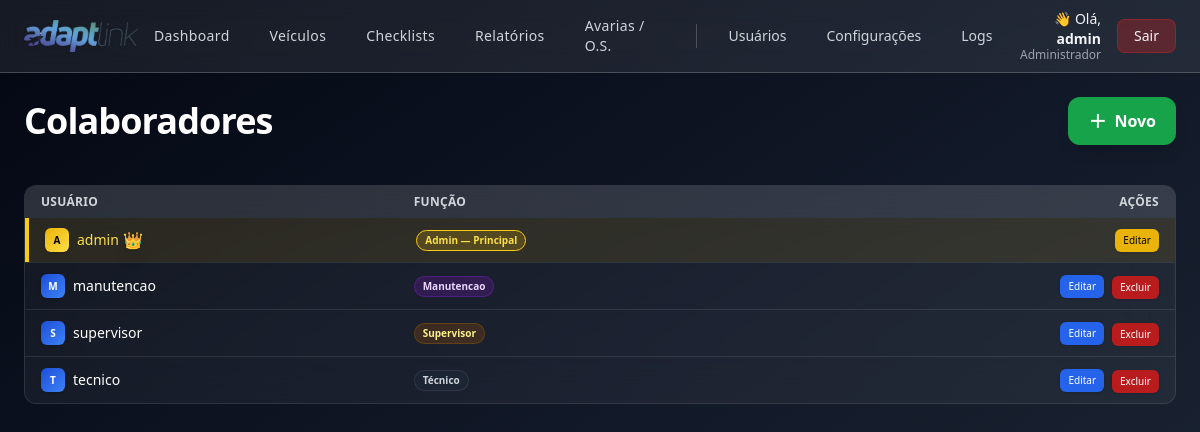
Before: /usuarios (signed in) with the older database file.
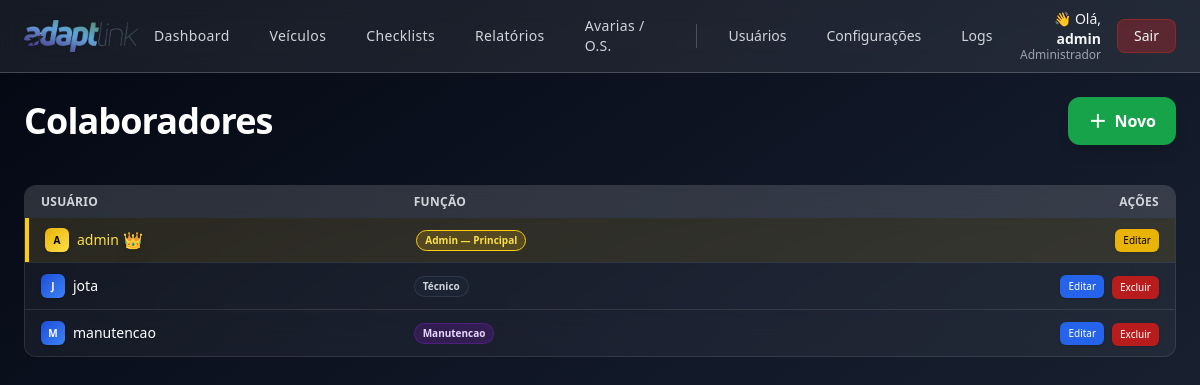
After: the same page with the newer database file.
### app.py (models this page shows, shortened)
class User(UserMixin, db.Model):
    __tablename__ = "user"
    id = db.Column(db.Integer, primary_key=True)
    username = db.Column(db.String(80), unique=True, nullable=False)
    password_hash = db.Column(db.String(255), nullable=False)
    is_admin_legacy = db.Column("is_admin", db.Boolean, default=False)
    role = db.Column(db.String(20), default=None)
    @property
    def is_admin(self):
        if self.role is None:
            return bool(self.is_admin_legacy)
        return self.role == "admin"
    @property
    def is_supervisor(self):
        return self.role == "supervisor"
    @property
    def is_tech(self):
        if self.role is None and not self.is_admin_legacy:
            return True
        return self.role == "tech"
    @property
    def is_manutencao(self):
        return self.role == "manutencao"

### app.py (the view)
@app.route("/usuarios")
@admin_required
def users():
    items = User.query.order_by(User.username.asc()).all()
    return render_template("users.html", items=items)

### app.py (called while the page is built, shortened)
@login_manager.user_loader
def load_user(uid):
    return User.query.get(int(uid))

def admin_required(view):
    @wraps(view)
    def wrapper(*args, **kwargs):
        if not current_user.is_authenticated:
            return redirect(url_for("login"))
        return view(*args, **kwargs)
    return wrapper

@app.context_processor
def inject_role_flags():
    return dict(
        ROLE_ADMIN=(current_user.is_authenticated and current_user.is_admin),
        ROLE_SUPERVISOR=(current_user.is_authenticated and current_user.is_supervisor),
        ROLE_TECH=(current_user.is_authenticated and current_user.is_tech),
        ROLE_MANUTENCAO=(current_user.is_authenticated and current_user.is_manutencao),
    )

### templates/users.html (shortened to what this page needs)
{% extends 'layout.html' %}
{% set page_title = "Usuários" %}
{% block content %}
<div class="flex items-center justify-between mb-10">
  <h2 class="text-4xl font-extrabold tracking-tight text-white">Colaboradores</h2>
  {% if ROLE_ADMIN %}
  <button onclick="document.getElementById('modalNovoUsuario').showModal()"
          class="px-5 py-2.5 rounded-xl bg-green-600 hover:bg-green-700 text-white font-semibold shadow-lg flex items-center gap-2 transition">
      <span class="text-lg">＋</span> Novo
  </button>
  {% endif %}
</div>
<div class="rounded-xl overflow-hidden bg-white/5 backdrop-blur-xl border border-white/10">
  <div class="grid grid-cols-3 px-4 py-2 bg-white/10 text-xs font-semibold text-gray-300 uppercase tracking-wide">
    <div class="flex items-center">Usuário</div>
    <div class="flex items-center">Função</div>
    <div class="flex items-center justify-end">Ações</div>
  </div>
  <div class="divide-y divide-white/10">
    {% for u in items %}
    <div class="grid grid-cols-3 px-4 py-2.5
        {% if u.username == 'admin' %}
            bg-yellow-500/10 border-l-4 border-yellow-400
        {% else %}
            hover:bg-white/10
        {% endif %}
        transition">
        <div class="flex items-center gap-2">
          <div class="w-6 h-6 rounded-md
                   {% if u.username == 'admin' %}
                      bg-gradient-to-br from-yellow-500 to-yellow-300 text-black
                   {% else %}
                      bg-gradient-to-br from-blue-700 to-blue-500 text-white
                   {% endif %}
                      flex items-center justify-center text-[10px] font-semibold shadow">
            {{ u.username[0] | upper }}
          </div>
          <span class="text-sm font-medium
                {% if u.username == 'admin' %}
                  text-yellow-300 flex items-center gap-1
                {% else %}
                  text-white
                {% endif %}">
            {{ u.username }}
            {% if u.username == 'admin' %}
            <span title="Administrador Principal" class="text-yellow-300 text-base drop-shadow-lg">👑</span>
            {% endif %}
          </span>
        </div>
        <div class="flex items-center">
          <span class="text-[10px] px-2 py-0.5 rounded-full border w-fit font-semibold
            {% if u.username == 'admin' %}
                bg-yellow-500/20 text-yellow-300 border-yellow-400
            {% elif u.role == 'admin' %}
                bg-blue-900/40 text-blue-200 border-blue-700/40
            {% elif u.role == 'supervisor' %}
                bg-yellow-900/40 text-yellow-200 border-yellow-700/40
            {% elif u.role == 'manutencao' %}
                bg-purple-900/40 text-purple-200 border-purple-700/40
            {% else %}
                bg-gray-800/60 text-gray-300 border-gray-600/40
            {% endif %}">
            {% if u.username == "admin" %}
              Admin — Principal
            {% elif u.role == "tech" %}
              Técnico
            {% else %}
              {{ u.role | capitalize }}
            {% endif %}
          </span>
        </div>
        <div class="flex items-center justify-end gap-2">
          <button onclick="document.getElementById('modalEdit{{ u.id }}').showModal()"
                  class="px-2 py-1 text-[10px] rounded-md
                     {% if u.username == 'admin' %}
                        bg-yellow-500 hover:bg-yellow-400 text-black
                     {% else %}
                        bg-blue-600 hover:bg-blue-500 text-white
                     {% endif %}
                     font-medium shadow transition">
            Editar
          </button>
          {% if u.username != 'admin' %}
          <form method="post" action="{{ url_for('users_del', uid=u.id) }}"
                onsubmit="return confirm('Deseja realmente excluir {{ u.username }}?');">
            <button class="px-2 py-1 text-[10px] rounded-md bg-red-700 hover:bg-red-600
                           text-white font-medium shadow transition">
              Excluir
            </button>
          </form>
          {% endif %}
        </div>
    </div>
    {% endfor %}
  </div>
</div>
{% endblock %}

### templates/layout.html (shortened to what this page needs)
<!doctype html>
<html lang="pt-BR" class="h-full">
  <head>
    <script src="https://cdn.tailwindcss.com"></script>
  </head>
  <body class="min-h-screen bg-gradient-to-br from-gray-950 via-gray-900 to-gray-800 text-gray-100">
    <header class="glass border-b border-white/20 sticky top-0 z-50">
      <div class="max-w-7xl mx-auto px-6 py-2 flex items-center justify-between">
        <div class="flex items-center gap-3">
          <img src="{{ url_for('static', filename='logo.png') }}"
               class="h-8 w-auto object-contain drop-shadow"
               alt="Logo">
        </div>
        {% if current_user.is_authenticated and (ROLE_ADMIN or ROLE_SUPERVISOR) %}
        <nav class="hidden md:flex items-center gap-2 text-sm font-medium mx-auto">
          {% set menu_items = [
            ('Dashboard', 'dashboard'),
            ('Veículos', 'vehicles'),
            ('Checklists', 'checklists'),
            ('Relatórios', 'reports'),
            ('Avarias / O.S.', 'avarias_registro')
          ] %}
          {% for label, route in menu_items %}
            <a href="{{ url_for(route) }}"
               class="px-4 py-2 rounded-lg text-gray-300 hover:text-white
                      hover:bg-blue-600/20 font-medium tracking-wide">
              {{ label }}
            </a>
          {% endfor %}
          {% if ROLE_ADMIN %}
            <a href="{{ url_for('users') }}"
               class="px-4 py-2 rounded-lg text-gray-300 hover:text-white hover:bg-blue-600/20">
               Usuários
            </a>
            <a href="{{ url_for('config_checklist') }}"
               class="px-4 py-2 rounded-lg text-gray-300 hover:text-white hover:bg-blue-600/20">
               Configurações
            </a>
            <a href="{{ url_for('logs') }}"
               class="px-4 py-2 rounded-lg text-gray-300 hover:text-white hover:bg-yellow-600/20">
               Logs
            </a>
          {% endif %}
        </nav>
        {% endif %}
        <div class="flex items-center gap-4">
          {% if current_user.is_authenticated %}
            <div class="text-right leading-tight">
              <p class="text-sm text-gray-100">
                👋 Olá, <span class="font-semibold">{{ current_user.username }}</span>
              </p>
              <p class="text-xs text-gray-400 -mt-0.5">
  {% if request.endpoint in ['checklist_mobile', 'manutencao_os'] %}
      Colaborador
  {% else %}
      {% if ROLE_ADMIN %}
          Administrador
      {% elif ROLE_SUPERVISOR %}
          Supervisor
      {% else %}
          Técnico
      {% endif %}
  {% endif %}
</p>
            </div>
            <a href="{{ url_for('logout') }}"
               class="px-4 py-1.5 rounded-lg text-sm bg-red-600/30 border border-red-600/40
                      hover:bg-red-600/40 hover:text-red-100">
              Sair
            </a>
          {% else %}
            <a href="{{ url_for('login') }}" class="text-sm hover:text-blue-400">
              Login
            </a>
          {% endif %}
        </div>
      </div>
    </header>
    <main class="max-w-7xl mx-auto px-6 py-6">
      {% block content %}{% endblock %}
    </main>
  </body>
</html>

### templates/layout.html (style rules this page uses)
* { transition: 0.15s ease-in-out; }
.glass { background: rgba(255, 255, 255, 0.08); backdrop-filter: blur(12px); }

Changed rows visible on the page:
removed User: username "S", username "supervisor", role "Supervisor"
removed User: username "T", username "tecnico", role "Técnico"
added User: username "J", username "jota", role "Técnico"
